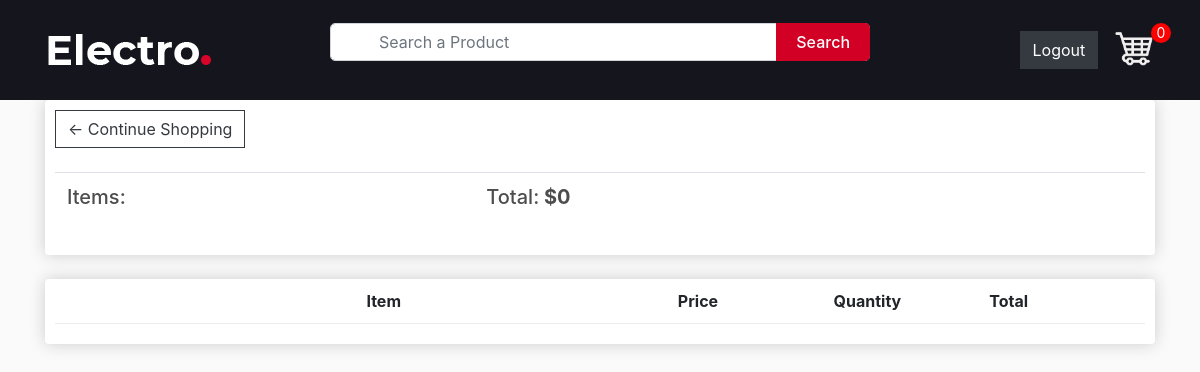
The page /cart/ (signed in) on the database as committed earlier.
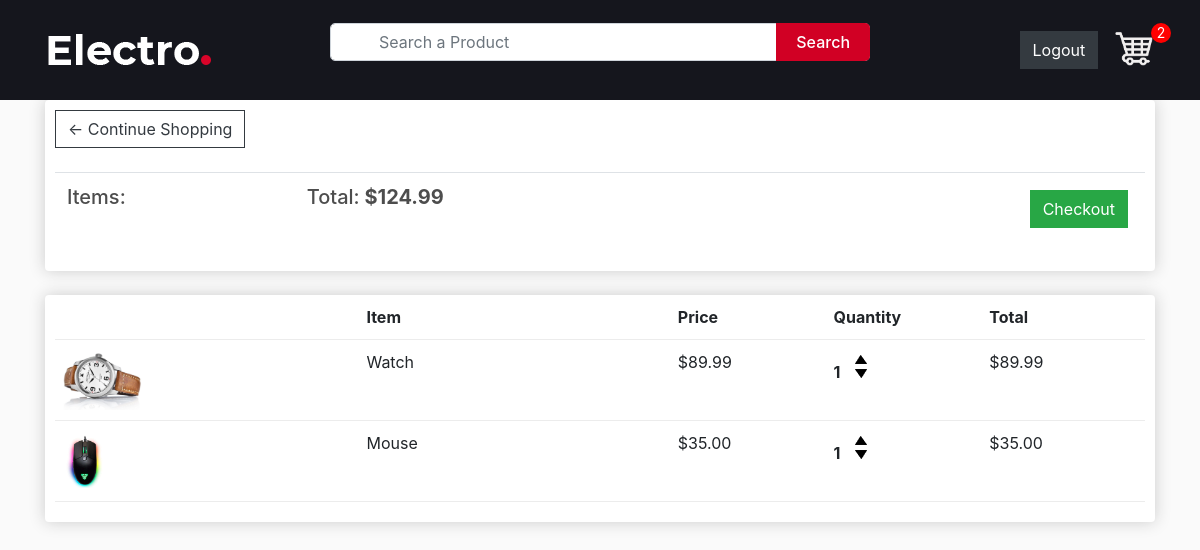
The same page on the database as committed later.
### store/models.py (models this page shows, shortened)
class Order(models.Model):
    customer = models.ForeignKey(Customer, on_delete=models.CASCADE, blank=True, null=True)
    items = models.ManyToManyField(OrderItem)
    date_orderd = models.DateTimeField(auto_now_add=True)
    ordered = models.BooleanField(default=False, null=False, blank=False)
    being_delivered = models.BooleanField(default=False)
    transaction_id = models.CharField(max_length=200, null=True)
    total_price = models.FloatField(max_length=200, null=True) #added
    sphipping_address = models.ForeignKey('ShippingAddress', on_delete=models.SET_NULL, blank=True, null=True)
    def get_total(self):
        total = 0
        for order_items in self.items.all():
            total = total + order_items.get_total_item_price
        return total
    @property
    def get_cart_items(self):
        total = 0
        for order_item in self.items.all():
            total += order_item.quantity
        return total

class OrderItem(models.Model):
    customer = models.ForeignKey(Customer, on_delete=models.CASCADE, blank=True, null=True)
    product = models.ForeignKey(Product, on_delete=models.CASCADE, null=True)
    quantity = models.IntegerField(default=0, null=True, blank=True)
    ordered = models.BooleanField(default=False)
    @property
    def get_total_item_price(self):
        total = self.product.price * self.quantity
        return total

class Product(models.Model):
    name = models.CharField(max_length=200, null=True)
    price = models.DecimalField(max_digits=7, decimal_places=2)
    digital = models.BooleanField(default=False, null=True, blank=False)
    image = models.ImageField(null=True, blank=True)
    status = models.BooleanField(default=False, null=True, blank=False) #changed
    description = models.TextField(max_length=1000, null=True, blank=True) #added
    @property
    def imageURL(self):
        try:
            url = self.image.url
        except:
            url = ''
        return url

### store/views.py (the view)
# urls.py: path('cart/', views.cart, name="cart"),
@login_required(login_url='login')
def cart(request):
    try:
        customer = get_object_or_404(Customer, user=request.user)
        order = Order.objects.get(customer=customer, ordered=False)
        context = {
            'object': order
        }
        return render(request, 'store/cart.html', context)
    except ObjectDoesNotExist:
        messages.warning(request, "You do not have an active order")
        return redirect("/")

### context_processors/context_processors.py (called while the page is built, shortened)
def total_cart_items(request):
    if request.user.is_authenticated:
        customer = request.user.customer
        order, created = Order.objects.get_or_create(customer = customer, ordered=False)
        cartItems = order.get_cart_items
    return {'totalCartItems':cartItems}

### store/templates/store/cart.html
{% extends 'store/header.html' %}
{% load static %}
{% block content %}
	<div class="container">
		<div class="row">
			<div class="col-lg-12">
				<div class="box-element">
					<a  class="btn btn-outline-dark" href="{% url 'store' %}">&#x2190; Continue Shopping</a>
					<br>
					<br>
					<table class="table">
						<tr>
							<th><h5>Items:<strong></strong></h5></th>
							<th><h5>Total:<strong> ${{object.get_total}}</strong></h5></th>
							<th>
								{% if object.get_total %}
								<a  style="float:right; margin:5px;" class="btn btn-success" href="{% url 'checkout' %}">Checkout</a>
								{% endif %}
							</th>
						</tr>
					</table>
				</div>
				<br>
				<div class="box-element">
					<div class="cart-row">
						<div style="flex:2"></div>
						<div style="flex:2"><strong>Item</strong></div>
						<div style="flex:1"><strong>Price</strong></div>
						<div style="flex:1"><strong>Quantity</strong></div>
						<div style="flex:1"><strong>Total</strong></div>
					</div>
					{% for item in object.items.all %}
					<div class="cart-row">
						<div style="flex:2"><img class="row-image" src="{{item.product.imageURL}}"></div>
						<div style="flex:2"><p>{{item.product.name}}</p></div>
						<div style="flex:1"><p>${{item.product.price|floatformat:2}}</p></div>
						<div style="flex:1">
							<p class="quantity">{{item.quantity}}</p>
							<div class="quantity">
								<a href="{% url 'add_to_cart' item.product.id %}"><img class="chg-quantity" src="{% static  'images/arrow-up.png' %}"></a>
								<a href="{% url 'remove_from_cart' item.product.id %}"><img class="chg-quantity" src="{% static  'images/arrow-down.png' %}"></a>
							</div>
						</div>
						<div style="flex:1"><p>${{item.get_total_item_price}}</p></div>
					</div>
					{% endfor %}
				</div>
			</div>
		</div>
	</div>
{% endblock content %}

### store/templates/store/header.html (shortened to what this page needs)
<!DOCTYPE html>
{% load static %}
<html>
    <head>
        <link
            rel="stylesheet"
            href="https://stackpath.bootstrapcdn.com/bootstrap/4.4.1/css/bootstrap.min.css"
        />
        <link
            rel="stylesheet"
            type="text/css"
            href="{% static 'css/style.css' %}"
        />
        <link
        rel="stylesheet"
        href="https://unpkg.com/@trevoreyre/autocomplete-js/dist/style.css"
        />
    </head>
    <body>
        <header>
            <div class="container">
                <div class="row align-items-center">
                    <div class="col-6 col-lg-3 order-1">
                        <a href="{% url 'store' %}" class="logo mr-5">
                            <img src="{% static 'images/logo.webp' %}" />
                        </a>
                    </div>
                    <div class="col-lg-6 order-3 order-lg-2">
                        <form id="autocomplete" class="autocomplete" action="/search" method="get">
                            <div class="form-group mb-0">
                                <input type="text" class="autocomplete-input form-control sm-2 mr-5 pl-5" name="search" placeholder="Search a Product">
                            </div>
                            <button type="submit">Search</button>
                        </form>
                    </div>
                    <div class="col-6 col-lg-3 order-2 order-lg-3">
                        <div class="header-right d-flex justify-content-end">
	                        {% if request.user.is_authenticated %}
                                <a href="{% url 'logout' %}" class="btn btn-warning btn-dark">Logout</a>
                            {% else %}
                                <a href="{% url 'login' %}" class="btn btn-warning btn-dark">Login</a>
                            {% endif %}
                            <div class="cart">
                                <a href="{% url 'cart' %}">
                                    <img src="{% static 'images/cart.jpg' %}" />
                                </a>
                                <p>{{totalCartItems}}</p>
                            </div>
                        </div>
                    </div>
                </div>
            </div>
        </header>
        {% block content %}
        {% endblock content %}
    </body>
</html>

### static/css/style.css (style rules this page uses)
img { max-width: 100%; }
body { background-color: #fafafa; }
h1, h2, h3, h4, h5, h6 { color: #4d4d4d; }
.box-element { -webkit-box-shadow: #cccccc 0 0 16px; box-shadow: #cccccc 0 0 16px; background-color: #fff; border-radius: 4px; padding: 10px; }
.btn { border-radius: 0; }
.row-image { height: 60px; width: auto; }
.cart-row { display: -webkit-box; display: -ms-flexbox; display: flex; -webkit-box-align: flex-stretch; -ms-flex-align: flex-stretch; align-items: flex-stretch; padding-bottom: 10px; margin-bottom: 10px; border-bottom: 1px solid #ececec; }
.quantity { display: inline-block; font-weight: 700; padding-right: 10px; }
.chg-quantity { width: 12px; cursor: pointer; display: block; margin-top: 5px; -webkit-transition: .1s; transition: .1s; }
header { position: -webkit-sticky; position: sticky; top: 0; z-index: 9999; background-color: #15161D; padding: 15px 0; }
header .logo img { height: 70px; }
header .autocomplete { position: relative; }
header .autocomplete input { border-radius: 5px; }
header .autocomplete button { position: absolute; top: 0; right: 0; height: 100%; background-color: #D10024; color: #fff; font-weight: 500; border: 0; border-radius: 0 5px 5px 0; padding: 0 20px; -webkit-transition: 250ms ease-in; transition: 250ms ease-in; }
header .cart { position: relative; }
header .cart img { height: 35px; display: inline-block; margin-left: 15px; }
header .cart p { position: absolute; top: -8px; right: -16px; width: 20px; height: 20px; color: #fff; background-color: red; font-size: 14px; line-height: 20px; text-align: center; border-radius: 50%; }

Rows that differ between the two databases and show on the page:
computed for Order: get_total "0" → "124.99"
added OrderItem: product.imageURL (picture), product.name "Watch", product.price "89.99", quantity "1", get_total_item_price "89.99"
added OrderItem: product.imageURL (picture), product.name "Mouse", product.price "35.00", quantity "1", get_total_item_price "35.00"
Other text that changed with them:
{{ totalCartItems }}: "0" → "2"
text now shown: "Checkout"
